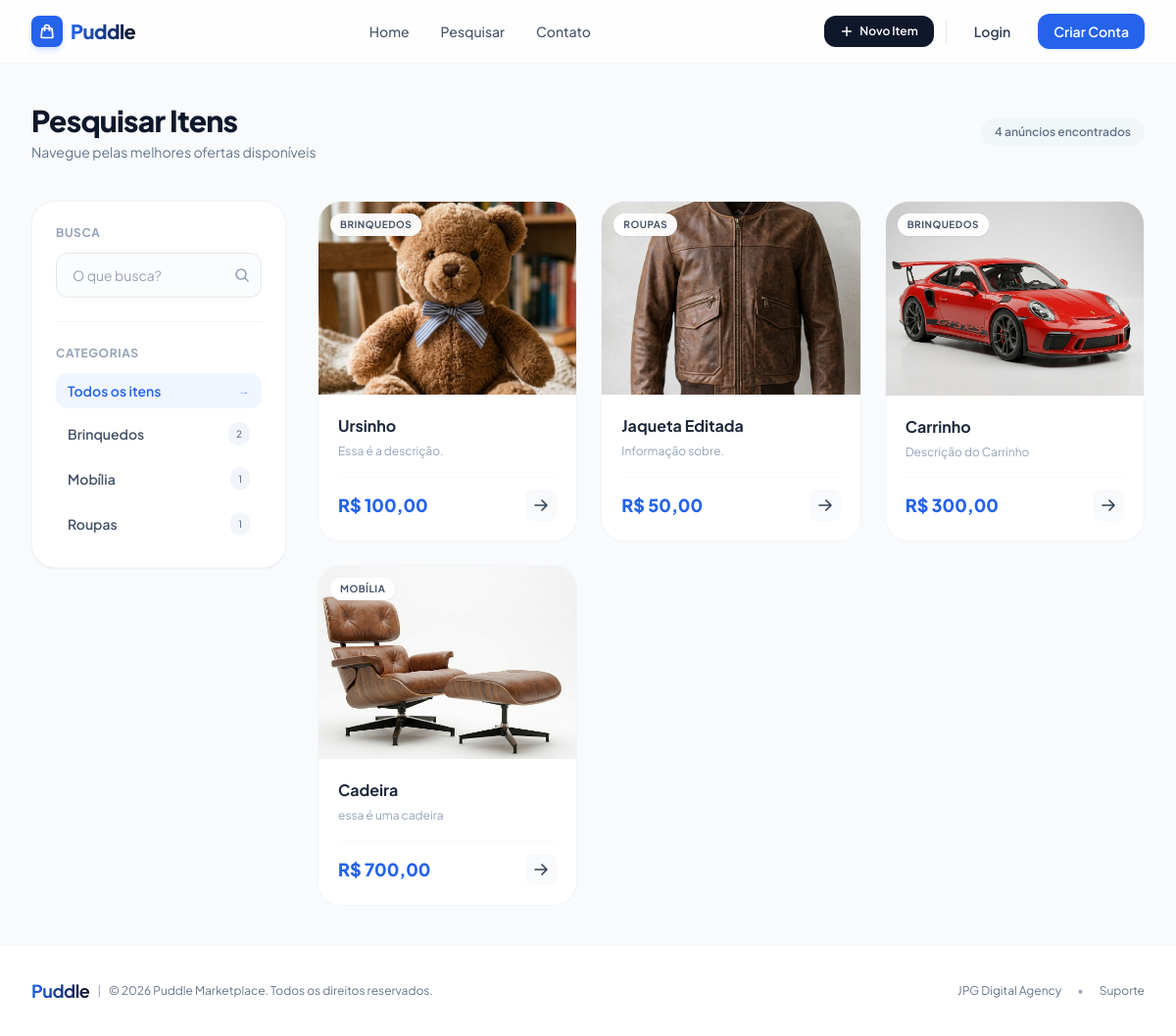
The app's page /items/ with its own data.
### item/models.py (models this page shows, shortened)
class Category(models.Model):
    name = models.CharField(max_length=255)
    class Meta:
        ordering = ['name',]
        verbose_name_plural = 'Categories'

class Item(models.Model):
    category = models.ForeignKey(Category, related_name='items', on_delete=models.CASCADE)
    name = models.CharField(max_length=255)
    description = models.TextField(blank=True, null=True)
    price = models.DecimalField(max_digits=10, decimal_places=2)
    image = models.ImageField(upload_to='item_images/', blank=True, null=True)
    is_sold = models.BooleanField(default=False)
    created_by = models.ForeignKey(User, related_name='items', on_delete=models.CASCADE)
    created_at = models.DateTimeField(auto_now_add=True)
    category = models.ForeignKey(Category, on_delete=models.CASCADE)

### item/views.py (the view)
# urls.py: path('', views.items, name='items'),
def items(request):
    query = request.GET.get('query', '')
    categories = Category.objects.all()
    category_id = request.GET.get('category_id', 0)
    try:
        category_id = int(category_id)
    except (ValueError, TypeError):
        category_id = 0 # Caso venha algo bizarro na URL, resetamos para 0
    items = Item.objects.filter(is_sold=False)
    if query:
        items = items.filter(Q(name__icontains=query) | Q(description__icontains=query))
    if category_id:
        items = items.filter(category_id=category_id)
    return render(request, 'item/items.html', {
        'items': items,
        'query': query,
        'categories': categories,
        'category_id': category_id, # Removido o int() daqui pois já foi convertido acima
    })

### item/templates/item/items.html (shortened to what this page needs)
{% extends 'core/base.html' %}
{% block content %}
<div class="max-w-7xl mx-auto px-4 sm:px-6 lg:px-8 py-10">
    <div class="mb-10 flex flex-col md:flex-row md:items-center justify-between gap-4">
        <div>
            <h1 class="text-3xl font-extrabold text-slate-900 tracking-tight">Pesquisar Itens</h1>
            <p class="text-sm text-slate-500 mt-1">Navegue pelas melhores ofertas disponíveis</p>
        </div>
        <div class="text-xs font-semibold text-slate-500 bg-slate-100/80 px-3.5 py-1.5 rounded-full w-fit">
            {{ items|length }} anúncio{% if items|length != 1 %}s{% endif %} encontrado{% if items|length != 1 %}s{% endif %}
        </div>
    </div>
    <div class="grid grid-cols-1 lg:grid-cols-4 gap-8">
        <div class="lg:col-span-1 space-y-6">
            <div class="bg-white p-6 rounded-3xl border border-slate-100 shadow-sm space-y-6">
                <div>
                    <h3 class="text-xs font-bold uppercase tracking-wider text-slate-400 mb-3">Busca</h3>
                    <form method="get" action="{% url 'item:items' %}" class="space-y-2">
                        <div class="relative flex items-center">
                            <input type="text" name="query" class="w-full pl-4 pr-10 py-3 bg-slate-50/50 border border-slate-200 rounded-xl text-sm placeholder-slate-400 focus:outline-none focus:ring-2 focus:ring-blue-500 focus:border-blue-500 focus:bg-white transition-all" value="{{ query }}" placeholder="O que busca?">
                            <button type="submit" class="absolute right-3 text-slate-400 hover:text-blue-600 transition-colors">
                                <svg xmlns="http://www.w3.org/2000/svg" fill="none" viewBox="0 0 24 24" stroke-width="2.5" stroke="currentColor" class="w-4 h-4">
                                  <path stroke-linecap="round" stroke-linejoin="round" d="m21 21-5.197-5.197m0 0A7.5 7.5 0 1 0 5.196 5.196a7.5 7.5 0 0 0 10.637 10.637Z" />
                                </svg>
                            </button>
                        </div>
                    </form>
                </div>
                <hr class="border-slate-100">
                <div>
                    <h3 class="text-xs font-bold uppercase tracking-wider text-slate-400 mb-3">Categorias</h3>
                    <div class="space-y-1.5">
                        <a href="{% url 'item:items' %}?query={{ query }}" class="flex items-center justify-between px-3 py-2 text-sm font-semibold rounded-xl transition-all duration-150 {% if not category_id %}bg-blue-50 text-blue-600{% else %}text-slate-600 hover:bg-slate-50 hover:text-slate-900{% endif %}">
                            <span>Todos os itens</span>
                            <span class="text-xs opacity-60">→</span>
                        </a>
                        {% for category in categories %}
                            <a href="{% url 'item:items' %}?query={{ query }}&category_id={{ category.id }}" class="flex items-center justify-between px-3 py-2 text-sm font-semibold rounded-xl transition-all duration-150 {% if category.id == category_id %}bg-blue-50 text-blue-600{% else %}text-slate-600 hover:bg-slate-50 hover:text-slate-900{% endif %}">
                                <span>{{ category.name }}</span>
                                <span class="text-[10px] bg-slate-100 text-slate-500 px-2 py-0.5 rounded-full font-medium group-hover:bg-blue-100 group-hover:text-blue-700">{{ category.item_set.count }}</span>
                            </a>
                        {% endfor %}
                    </div>
                </div>
            </div>
        </div>
        <div class="lg:col-span-3">
            <div class="grid grid-cols-1 sm:grid-cols-2 lg:grid-cols-3 gap-6">
                {% for item in items %}
                    <div class="group bg-white rounded-3xl border border-slate-100 overflow-hidden hover:shadow-xl hover:shadow-slate-200/50 hover:-translate-y-1 transition-all duration-300 flex flex-col h-full">
                        <div class="relative overflow-hidden aspect-[4/3] bg-slate-100">
                            {% if item.image %}
                                <img src="{{ item.image.url }}" alt="{{ item.name }}" class="w-full h-full object-cover group-hover:scale-105 transition-transform duration-500">
                            {% else %}
                                <div class="w-full h-full flex items-center justify-center text-slate-300">Sem imagem</div>
                            {% endif %}
                            <span class="absolute top-3 left-3 bg-white/95 backdrop-blur-md px-2.5 py-1 rounded-full text-[10px] font-bold uppercase tracking-wider text-slate-600 shadow-sm">
                                {{ item.category.name }}
                            </span>
                        </div>
                        <div class="p-5 flex flex-col justify-between flex-grow">
                            <div>
                                <a href="{% url 'item:detail' item.id %}" class="block group-hover:text-blue-600 transition-colors">
                                    <h3 class="font-bold text-slate-800 text-base line-clamp-1 mb-1">{{ item.name }}</h3>
                                </a>
                                <p class="text-xs text-slate-400 mb-4 line-clamp-2 leading-relaxed">{{ item.description|default:"Sem descrição adicional." }}</p>
                            </div>
                            <div class="flex items-center justify-between pt-3 border-t border-slate-50">
                                <span class="text-lg font-extrabold text-blue-600">R$ {{ item.price|floatformat:2 }}</span>
                                <a href="{% url 'item:detail' item.id %}" class="inline-flex items-center justify-center h-8 w-8 rounded-lg bg-slate-50 text-slate-700 hover:bg-blue-600 hover:text-white transition-all duration-200">
                                    <svg xmlns="http://www.w3.org/2000/svg" fill="none" viewBox="0 0 24 24" stroke-width="2.5" stroke="currentColor" class="w-4 h-4">
                                      <path stroke-linecap="round" stroke-linejoin="round" d="M13.5 4.5 21 12m0 0-7.5 7.5M21 12H3" />
                                    </svg>
                                </a>
                            </div>
                        </div>
                    </div>
                {% endfor %}
            </div>
        </div>
    </div>
</div>
{% endblock %}

### core/templates/core/base.html (style rules this page uses)
body { font-family: 'Plus Jakarta Sans', sans-serif; }

### records on screen
Category: name "Brinquedos", item_set.count "2"
Category: name "Mobília", item_set.count "1"
Category: name "Roupas", item_set.count "1"
Item: image (picture), category.name "BRINQUEDOS", name "Ursinho", description "Essa é a descrição.", price "100,00"
Item: image (picture), category.name "ROUPAS", name "Jaqueta Editada", description "Informação sobre.", price "50,00"
Item: image (picture), category.name "BRINQUEDOS", name "Carrinho", description "Descrição do Carrinho", price "300,00"
Item: image (picture), category.name "MOBÍLIA", name "Cadeira", description "essa é uma cadeira", price "700,00"

### other values on screen
{{ items|length }} "4"
